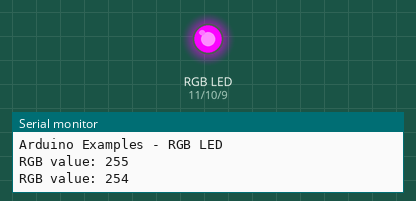
This sketch was run on a simulated Arduino Uno, built with avr-gcc and run on an emulated ATmega328P. Shown: an RGB LED mixed from three pins (HIGH = lit), the last lines printed to the serial monitor. Dim RGB values are drawn brighter than linear.

Above: at 0.05 s.
At 1.85 s:
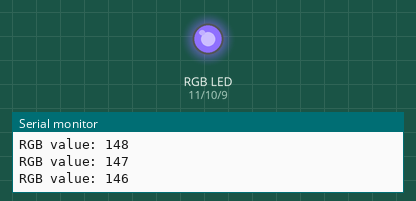
At 3.7 s:
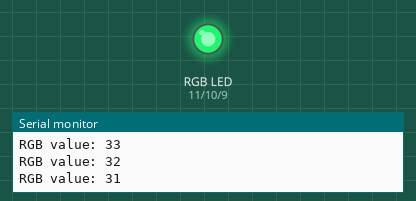
At 5.5 s:
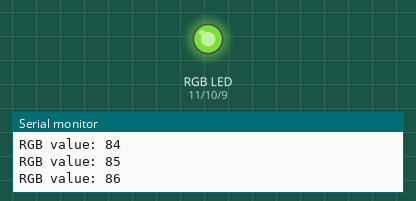
At 7.35 s:
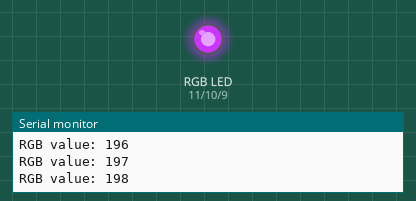
Timing chart, 0 to 10.7 s (numbered marks = the images above):
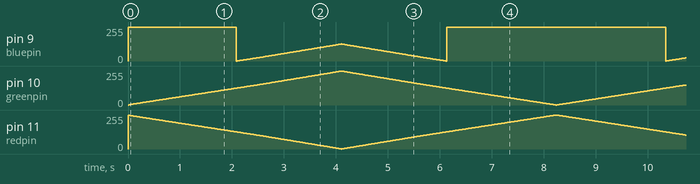

The sketch:

RGB-LED.ino
```cpp
/*
  RGB LED

  The analogWrite() function uses PWM, so if you want to change the pin you're
  using, be sure to use another PWM capable pin. On most Arduino, the PWM pins
  are identified with a "~" sign, like ~3, ~5, ~6, ~9, ~10 and ~11.
*/

// this constant won't change:
const int redpin = 11;    // the PWM pin the red LED is attached to
const int greenpin = 10;  // the PWM pin the green LED is attached to
const int bluepin = 9;    // the PWM pin the blue LED is attached to

// variables will change:
int val;

void setup() {
  // declare PWM pin to be an output:
  pinMode(redpin, OUTPUT);
  pinMode(greenpin, OUTPUT);
  pinMode(bluepin, OUTPUT);

  Serial.begin(9600);
  Serial.println("Arduino Examples - RGB LED");
}

void loop() {
  for (val = 255; val > 0; val --) {
    analogWrite(redpin, val);
    analogWrite(greenpin, 255 - val);
    analogWrite(bluepin, 128 - val);
    Serial.print("RGB value: ");  Serial.println (val, DEC);
    // wait for 10 milliseconds to see the dimming effect
    delay(10);
  }
  for (val = 0; val < 255; val ++) {
    analogWrite(redpin, val);
    analogWrite(greenpin, 255 - val);
    analogWrite(bluepin, 128 - val);
    Serial.print("RGB value: ");  Serial.println (val, DEC);
    // wait for 10 milliseconds to see the dimming effect
    delay(10);
  }
}
```
